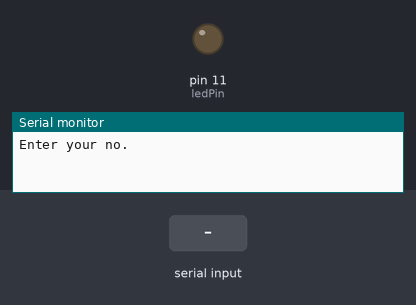
Simulated run of this sketch. Board: Arduino Uno, built with avr-gcc and run on an emulated ATmega328P. Parts: output pins drawn as LEDs (lit = HIGH), the last lines printed to the serial monitor. Inputs (shaded band) come from the test bench.

Above: at 1.2 s.
1.3 s: "90,45\n" received over Serial
At 2.1 s:
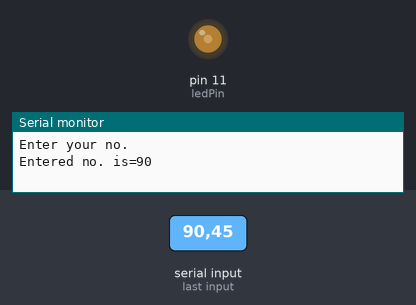
3.8 s: "30,150\n" received over Serial
At 5.2 s:
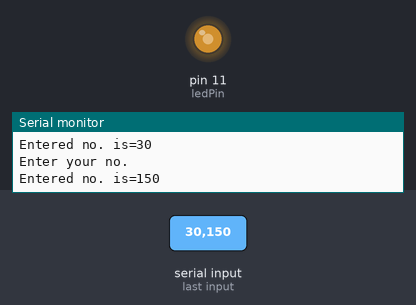
6.3 s: "200\n" received over Serial
At 7.5 s:
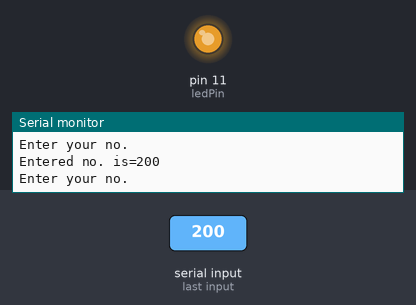
7.8 s: "90\n" received over Serial
At 8.7 s:
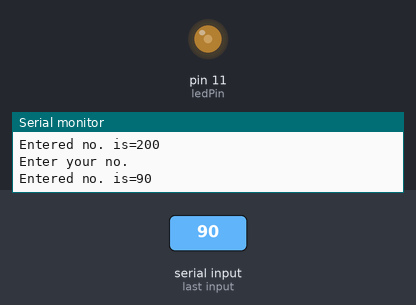
Timing chart, 0 to 10.3 s (numbered marks = the images above; inputs shaded):
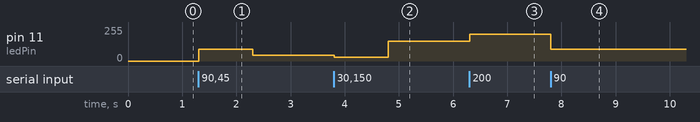

The sketch:

Brightness_adjust_by_serial_monitor.ino
```cpp
//Choose PWM digital pin,like ~11.
int ledPin=11;

String msg = "Enter your no.";
String msg2 = "Entered no. is=";
int mynumber=0;

void setup() {
  pinMode(ledPin,OUTPUT);
  Serial.begin(9600);
  digitalWrite(ledPin,LOW);
}

void loop() {
  Serial.println(msg);
while (!Serial.available()){
}
mynumber = Serial.parseInt();
Serial.print(msg2);
Serial.println(mynumber);

analogWrite(ledPin,mynumber);
Serial.read();
delay(1000);
}
```

Measured:
- after the input at 1.3 s, pin 11 (ledPin): 0/255 → 90/255 at once, → 45/255 1.0 s later
- after the input at 3.8 s, pin 11 (ledPin): 45/255 → 30/255 at once, → 150/255 1.0 s later
- after the input at 6.3 s, pin 11 (ledPin): 150/255 → 200/255 at once
- after the input at 7.8 s, pin 11 (ledPin): 200/255 → 90/255 at once
